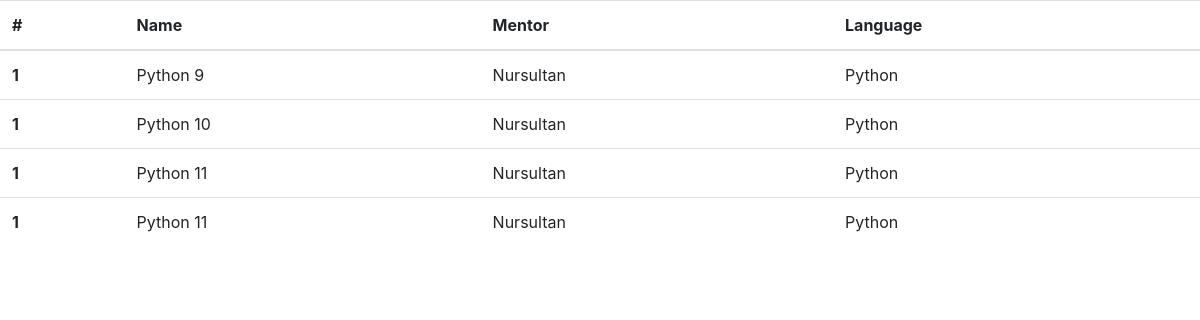
The page /course/list/ on the database its author committed.
### codify/models.py (models this page shows, shortened)
class Course(models.Model):
    name = models.CharField(max_length=100)
    mentor_name = models.CharField(max_length=100)
    language = models.CharField(max_length=20)

### codify/views.py (the view)
# urls.py: path('course/list/', views.course_list, name='course_list'),
def course_list(request):
    courses = Course.objects.all()
    return render(request, 'course_list.html', {'courses': courses})

### codify/templates/course_list.html
{% extends 'base.html' %}
{% block content%}
<table class="table">
  <thead>
    <tr>
      <th scope="col">#</th>
      <th scope="col">Name</th>
      <th scope="col">Mentor</th>
      <th scope="col">Language</th>
    </tr>
  </thead>
  <tbody>
    {% for course in courses %}
    <tr>
      <th scope="row">1</th>
      <td>{{ course.name }}</td>
      <td>{{ course.mentor_name }}</td>
      <td>{{ course.language }}</td>
    </tr>
    {% endfor %}
  </tbody>
</table>
{%endblock content%}

### codify/templates/base.html (shortened to what this page needs)
<!doctype html>
<html lang="en">
  <head>
    <link rel="stylesheet" href="https://cdn.jsdelivr.net/npm/bootstrap@4.6.2/dist/css/bootstrap.min.css">
  </head>
  <body>
    {% block content%}
    {%endblock content%}
  </body>
</html>

### rows shown on the page
Course: name "Python 9", mentor_name "Nursultan", language "Python"
Course: name "Python 10", mentor_name "Nursultan", language "Python"
Course: name "Python 11", mentor_name "Nursultan", language "Python"
Course: name "Python 11", mentor_name "Nursultan", language "Python"
